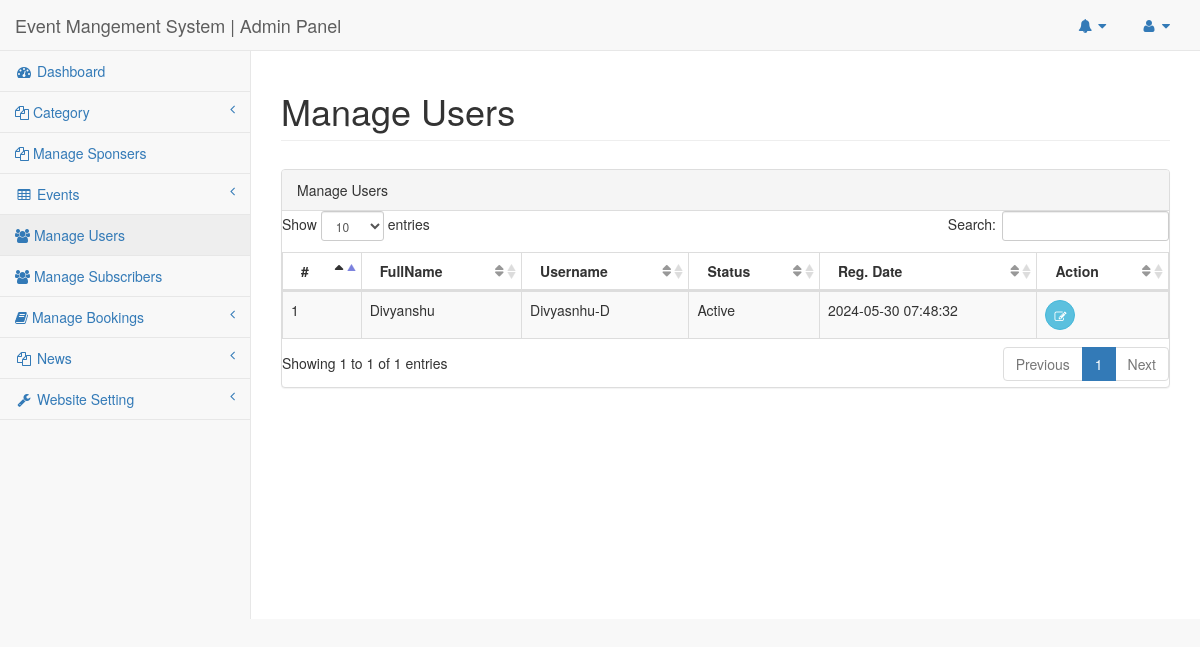
The page /admin/manage-users.php (signed in) on the database its author committed.
### tables this page shows
CREATE TABLE `tblusers` (
  `Userid` int(11) NOT NULL,
  `FullName` varchar(255) DEFAULT NULL,
  `UserName` varchar(200) DEFAULT NULL,
  `Emailid` varchar(255) DEFAULT NULL,
  `PhoneNumber` bigint(12) DEFAULT NULL,
  `UserGender` varchar(100) DEFAULT NULL,
  `UserPassword` varchar(255) DEFAULT NULL,
  `RegDate` timestamp NULL DEFAULT current_timestamp(),
  `LastUpdationDate` timestamp NULL DEFAULT NULL ON UPDATE current_timestamp(),
  `IsActive` int(1) DEFAULT NULL
);

### admin/manage-users.php (the view, shortened to what this page needs)
<?php
include('includes/config.php');
if(strlen($_SESSION['adminsession'])==0)
{
header('location:logout.php');
}
else{
?>
<!DOCTYPE html>
<html lang="en">
<head>
    <link href="../vendor/bootstrap/css/bootstrap.min.css" rel="stylesheet">
    <link href="../vendor/metisMenu/metisMenu.min.css" rel="stylesheet">
    <link href="../dist/css/sb-admin-2.css" rel="stylesheet">
    <link href="../vendor/font-awesome/css/font-awesome.min.css" rel="stylesheet" type="text/css">
    <link href="../vendor/datatables-plugins/dataTables.bootstrap.css" rel="stylesheet">
    <link href="../vendor/datatables-responsive/dataTables.responsive.css" rel="stylesheet">
</head>
<body>
<div id="wrapper">
<nav class="navbar navbar-default navbar-static-top" role="navigation" style="margin-bottom: 0">
<?php include_once('includes/header.php');?>
<?php include_once('includes/leftbar.php');?>
</nav>
        <div id="page-wrapper">
            <div class="row">
                <div class="col-lg-12">
                    <h1 class="page-header"> Manage Users</h1>
                </div>
            </div>
            <div class="row" style="margin-top:1%">
                <div class="col-lg-12">
                    <div class="panel panel-default">
                        <div class="panel-heading">
                           Manage Users
                        </div
                        <div class="panel-body">
                            <div class="row">
                                <div class="col-lg-12">
                            <table width="100%" class="table table-striped table-bordered table-hover" id="dataTables-example">
                                <thead>
                                    <tr>
                                        <th>#</th>
                                        <th>FullName</th>
                                        <th>Username</th>
                                        <th>Status</th>
                                         <th>Reg. Date</th>
                                        <th>Action</th>
                                    </tr>
                                </thead>
                                <tbody>
<?php
$sql = "SELECT Userid,FullName,UserName,IsActive,RegDate from tblusers";
$query = $dbh -> prepare($sql);
$query->execute();
$results=$query->fetchAll(PDO::FETCH_OBJ);
$cnt=1;
if($query->rowCount() > 0)
{
foreach($results as $row)
{
    ?>
<tr >
<td><?php echo htmlentities($cnt);?></td>
<td><?php echo htmlentities($row->FullName);?></td>
<td><?php echo htmlentities($row->UserName);?></td>
<td><?php $status=$row->IsActive;
if($status=="1"){
echo htmlentities("Active");
} else {
echo htmlentities("Blocked");
}
?></td>
<td><?php echo htmlentities($row->RegDate);?></td>
<td>
<a href="edit-user.php?uid=<?php echo htmlentities($row->Userid);?>">
<button type="button" class="btn btn-info btn-circle"><i class="fa fa-edit"></i></button>
</a>
                            </a></td>
</tr>
        <?php $cnt++;
    }} ?>
                                </tbody>
                            </table>
                                </div>
                            </div>
                        </div>
                    </div>
                </div>
            </div>
        </div>
</body>
</html>
<?php } ?>

### rows shown on the page
tblusers: FullName "Divyanshu", UserName "Divyasnhu-D", RegDate "2024-05-30 07:48:32"
